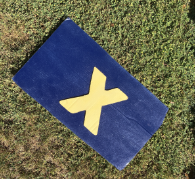
#> input picture Problem_3/prob2_input3.png, 195 x 179 px, found by its file name
$ python ColorDetect.py
#> lines starting #> are read from the running program, lines starting #| are printed output that depends on the picture; after the words box and inside, x2 and y2 are one past the last pixel; in counts of white or black regions, pixels touching at a corner belong together
import cv2
import numpy as np


# Trouble with gray and black color. Still trying to detect
class Color:
    # Dictionary for hsv color ranges for masking image
    colorsRanges = {
        "red_Lower": [0, 50, 50],
        "red_Upper": [10, 255, 255],

        "blue_Lower": [110, 50, 50],
        "blue_Upper": [125, 255, 255],

        "green_Lower": [40, 20, 50],
        "green_Upper": [90, 255, 255],

        "yellow_Lower": [25, 50, 50],
        "yellow_Upper": [30, 255, 255],

        "orange_Lower": [11, 50, 50],
        "orange_Upper": [20, 255, 255],

        "pink_Lower": [142, 50, 50],
        "pink_Upper": [150, 255, 255],

        "purple_Lower": [130, 50, 50],
        "purple_Upper": [142, 255, 255],
    }


# Child of Color class - Main methods to find colors in the image
class Image(Color):
    # Constructor - initializes the path of the image, the source image, and the hsv values
    def __init__(self, imgPath):
        self.imgPath = imgPath
        self.srcImg = None
        self.hsv = None

        # Calls readImg method to set srcImg and hsv values
        self.readImg(imgPath)
        # Calls main method that finds colors in the image
        self.findImageColors(self.colorsRanges, self.hsv)

    # Determines image path,
    def readImg(self, imgPath):
        self.srcImg = cv2.imread(imgPath)
#> self.srcImg is the input picture: shape (179, 195, 3); mean B, G, R 86.5, 99.8, 97.2
        self.hsv = cv2.cvtColor(self.srcImg, cv2.COLOR_BGR2HSV)
#> self.hsv: shape (179, 195, 3); mean H, S, V 53.7, 117.8, 120.3
    # Display image to console
    def displayImg(self, img):
        cv2.imshow('image', img)
        cv2.waitKey(0)
        cv2.destroyAllWindows()
    # Counts black and white pixels in the image
    def whiteBlackPixels(self, img):
        number_of_white_pix = np.sum(img == 255)
        # number_of_black_pix = np.sum(img == 0)

        if number_of_white_pix >= 5000:
            return True
    # Masks the image given the hsv values
    def maskImg(self, hsv, lower_mask, upper_mask):
        self.hsv = cv2.cvtColor(self.srcImg, cv2.COLOR_BGR2HSV)
        mask = cv2.inRange(hsv, np.array(lower_mask), np.array(upper_mask))
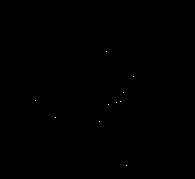
#> mask: shape (179, 195); 0.03% white in thin lines or dots, all inside (x1, y1, x2, y2) = (35, 51, 134, 166)

        return mask
    # Main method to determine colors in the image
    def findImageColors(self, colorsRanges, hsv):
        # Array that stores the main colors
        imageColors = []

        # Keys and Values in the ColorsRanges dictionary
        rangeValues = colorsRanges.values()
        colors = colorsRanges.keys()

        # Indexes that loop through values in the dictionary
        lower_mask_index = 0
        upper_mask_index = 1

        # Masks image only to determine white pixels. If it finds more than 1000 pixels, stores white to imageColors
        # array
        whiteMask = self.maskImg(hsv, np.array([0, 0, 0]), np.array([255, 10, 255]))
        if np.sum(whiteMask == 255) > 1000:
            imageColors.append('white')

        # Loops through lower and upper hsv color ranges in the dictionary. Masks each image, and if it finds more than
        # 5k pixels it adds it to the imageColors list
        while lower_mask_index < (len(colorsRanges) - 1):
            lower_mask = list(rangeValues)[lower_mask_index]
            upper_mask = list(rangeValues)[upper_mask_index]

            mask = self.maskImg(hsv, lower_mask, upper_mask)

            if self.whiteBlackPixels(mask):
                detectedColor = list(colors)[lower_mask_index]
                imageColors.append(detectedColor.split("_")[0])

            lower_mask_index += 2
            upper_mask_index += 2
#> this loop made 7 passes
#> (number_of_white_pix in whiteBlackPixels, detectedColor, lower_mask_index, upper_mask_index) on passes 2, 4: (9992, 'blue_Lower', 4, 5), (7462, 'yellow_Lower', 8, 9)
#> (number_of_white_pix in whiteBlackPixels, lower_mask_index, upper_mask_index) on passes 1, 3, 5, 6, 7: (3, 2, 3), (826, 6, 7), (2658, 10, 11), (0, 12, 13), (0, 14, 15)
#> pass 2, in maskImg (call 3), `mask = cv2.inRange(hsv, np.array(lower_mask), np.array(upper_mask))`:
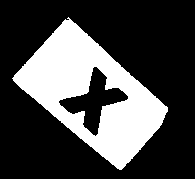
#> mask: shape (179, 195); 28.6% white; 1 white region, box (x1, y1, x2, y2) and area: (12, 17, 168, 170) 9992
#> pass 3, in maskImg (call 4), `mask = cv2.inRange(hsv, np.array(lower_mask), np.array(upper_mask))`:
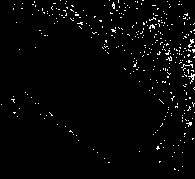
#> mask: shape (179, 195); 2.4% white in thin lines or dots
#> after the loop, imageColors = ['blue', 'yellow']; lower_mask_index = 14; upper_mask_index = 15


        print( ",".join(imageColors) )
#| blue,yellow


def main():
    # Change image path here for input
    imgPath = "/Users/Rishit/PycharmProjects/AVHS_Robotics/UAVapplication/Problem_3/prob2_input3.png"

    # Initializes colorDetect as object of Image class, and calls __init__ function. __init__ function set of other
    # methods inside Image class to determine colors
    colorDetect = Image(imgPath)

    # Display masked image to console
    colorDetect.displayImg(colorDetect.srcImg)

# Main function
if __name__ == "__main__":
    main()

# Program mixes orange values to be very close to red values. Messes up the program for second input file.
